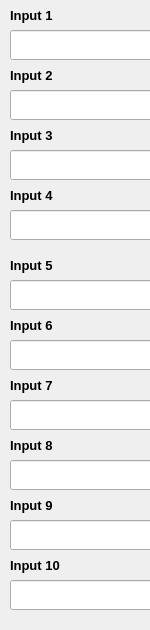
        <widget class="QWidget" name="scrollAreaWidgetContents_">
         <property name="geometry">
          <rect>
           <x>0</x>
           <y>0</y>
           <width>150</width>
           <height>630</height>
          </rect>
         </property>
         <property name="sizePolicy">
          <sizepolicy hsizetype="Fixed" vsizetype="Fixed">
           <horstretch>0</horstretch>
           <verstretch>0</verstretch>
          </sizepolicy>
         </property>
         <property name="minimumSize">
          <size>
           <width>150</width>
           <height>630</height>
          </size>
         </property>
         <widget class="QLabel" name="input1Label1">
          <property name="geometry">
           <rect>
            <x>10</x>
            <y>0</y>
            <width>100</width>
            <height>30</height>
           </rect>
          </property>
          <property name="font">
           <font>
            <pointsize>10</pointsize>
            <weight>75</weight>
            <bold>true</bold>
           </font>
          </property>
          <property name="text">
           <string>Input 1</string>
          </property>
         </widget>
         <widget class="QLineEdit" name="input1_1">
          <property name="geometry">
           <rect>
            <x>10</x>
            <y>30</y>
            <width>150</width>
            <height>30</height>
           </rect>
          </property>
         </widget>
         <widget class="QLabel" name="input1Label2">
          <property name="geometry">
           <rect>
            <x>10</x>
            <y>60</y>
            <width>100</width>
            <height>30</height>
           </rect>
          </property>
          <property name="font">
           <font>
            <pointsize>10</pointsize>
            <weight>75</weight>
            <bold>true</bold>
           </font>
          </property>
          <property name="text">
           <string>Input 2</string>
          </property>
         </widget>
         <widget class="QLineEdit" name="input1_2">
          <property name="geometry">
           <rect>
            <x>10</x>
            <y>90</y>
            <width>150</width>
            <height>30</height>
           </rect>
          </property>
         </widget>
         <widget class="QLabel" name="input1Label4">
          <property name="geometry">
           <rect>
            <x>10</x>
            <y>180</y>
            <width>100</width>
            <height>30</height>
           </rect>
          </property>
          <property name="font">
           <font>
            <pointsize>10</pointsize>
            <weight>75</weight>
            <bold>true</bold>
           </font>
          </property>
          <property name="text">
           <string>Input 4</string>
          </property>
         </widget>
         <widget class="QLabel" name="input1Label3">
          <property name="geometry">
           <rect>
            <x>10</x>
            <y>120</y>
            <width>100</width>
            <height>30</height>
           </rect>
          </property>
          <property name="font">
           <font>
            <pointsize>10</pointsize>
            <weight>75</weight>
            <bold>true</bold>
           </font>
          </property>
          <property name="text">
           <string>Input 3</string>
          </property>
         </widget>
         <widget class="QLineEdit" name="input1_3">
          <property name="geometry">
           <rect>
            <x>10</x>
            <y>210</y>
            <width>150</width>
            <height>30</height>
           </rect>
          </property>
         </widget>
         <widget class="QLineEdit" name="input1_4">
          <property name="geometry">
           <rect>
            <x>10</x>
            <y>150</y>
            <width>150</width>
            <height>30</height>
           </rect>
          </property>
         </widget>
         <widget class="QLabel" name="input1Label8">
          <property name="geometry">
           <rect>
            <x>10</x>
            <y>430</y>
            <width>100</width>
            <height>30</height>
           </rect>
          </property>
          <property name="font">
           <font>
            <pointsize>10</pointsize>
            <weight>75</weight>
            <bold>true</bold>
           </font>
          </property>
          <property name="text">
           <string>Input 8</string>
          </property>
         </widget>
         <widget class="QLabel" name="input1Label6">
          <property name="geometry">
           <rect>
            <x>10</x>
            <y>310</y>
            <width>100</width>
            <height>30</height>
           </rect>
          </property>
          <property name="font">
           <font>
            <pointsize>10</pointsize>
            <weight>75</weight>
            <bold>true</bold>
           </font>
          </property>
          <property name="text">
           <string>Input 6</string>
          </property>
         </widget>
         <widget class="QLabel" name="input1Label5">
          <property name="geometry">
           <rect>
            <x>10</x>
            <y>250</y>
            <width>100</width>
            <height>30</height>
           </rect>
          </property>
          <property name="font">
           <font>
            <pointsize>10</pointsize>
            <weight>75</weight>
            <bold>true</bold>
           </font>
          </property>
          <property name="text">
           <string>Input 5</string>
          </property>
         </widget>
         <widget class="QLineEdit" name="input1_5">
          <property name="geometry">
           <rect>
            <x>10</x>
            <y>340</y>
            <width>150</width>
            <height>30</height>
           </rect>
          </property>
         </widget>
         <widget class="QLineEdit" name="input1_6">
          <property name="geometry">
           <rect>
            <x>10</x>
            <y>460</y>
            <width>150</width>
            <height>30</height>
           </rect>
          </property>
         </widget>
         <widget class="QLineEdit" name="input1_7">
          <property name="geometry">
           <rect>
            <x>10</x>
            <y>280</y>
            <width>150</width>
            <height>30</height>
           </rect>
          </property>
         </widget>
         <widget class="QLineEdit" name="input1_8">
          <property name="geometry">
           <rect>
            <x>10</x>
            <y>400</y>
            <width>150</width>
            <height>30</height>
           </rect>
          </property>
         </widget>
         <widget class="QLabel" name="input1Label7">
          <property name="geometry">
           <rect>
            <x>10</x>
            <y>370</y>
            <width>100</width>
            <height>30</height>
           </rect>
          </property>
          <property name="font">
           <font>
            <pointsize>10</pointsize>
            <weight>75</weight>
            <bold>true</bold>
           </font>
          </property>
          <property name="text">
           <string>Input 7</string>
          </property>
         </widget>
         <widget class="QLineEdit" name="input1_9">
          <property name="geometry">
           <rect>
            <x>10</x>
            <y>520</y>
            <width>150</width>
            <height>30</height>
           </rect>
          </property>
         </widget>
         <widget class="QLabel" name="input1Label9">
          <property name="geometry">
           <rect>
            <x>10</x>
            <y>490</y>
            <width>100</width>
            <height>30</height>
           </rect>
          </property>
          <property name="font">
           <font>
            <pointsize>10</pointsize>
            <weight>75</weight>
            <bold>true</bold>
           </font>
          </property>
          <property name="text">
           <string>Input 9</string>
          </property>
         </widget>
         <widget class="QLabel" name="input1Label10">
          <property name="geometry">
           <rect>
            <x>10</x>
            <y>550</y>
            <width>100</width>
            <height>30</height>
           </rect>
          </property>
          <property name="font">
           <font>
            <pointsize>10</pointsize>
            <weight>75</weight>
            <bold>true</bold>
           </font>
          </property>
          <property name="text">
           <string>Input 10</string>
          </property>
         </widget>
         <widget class="QLineEdit" name="input1_10">
          <property name="geometry">
           <rect>
            <x>10</x>
            <y>580</y>
            <width>150</width>
            <height>30</height>
           </rect>
          </property>
         </widget>
        </widget>
